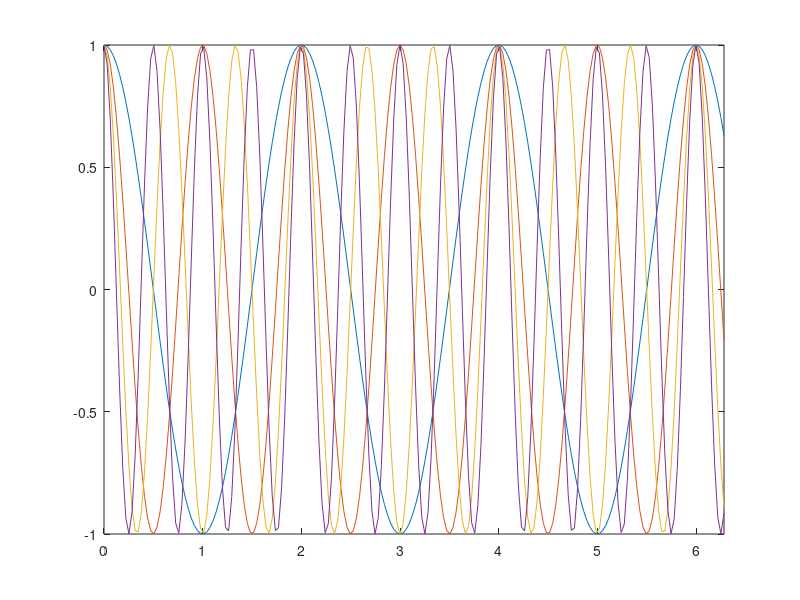

Recreate this plot in MATLAB.
clear all
clc
x=linspace(0,2*pi,200),
y1=cos(pi*x);
y2=cos(2*pi*x);
y3=cos(3*pi*x)
y4=cos(4*pi*x);
plot(x,y1)
hold on
plot(x,y2)
plot(x,y3)
plot(x,y4)
xlim([0 2*pi])
hold off